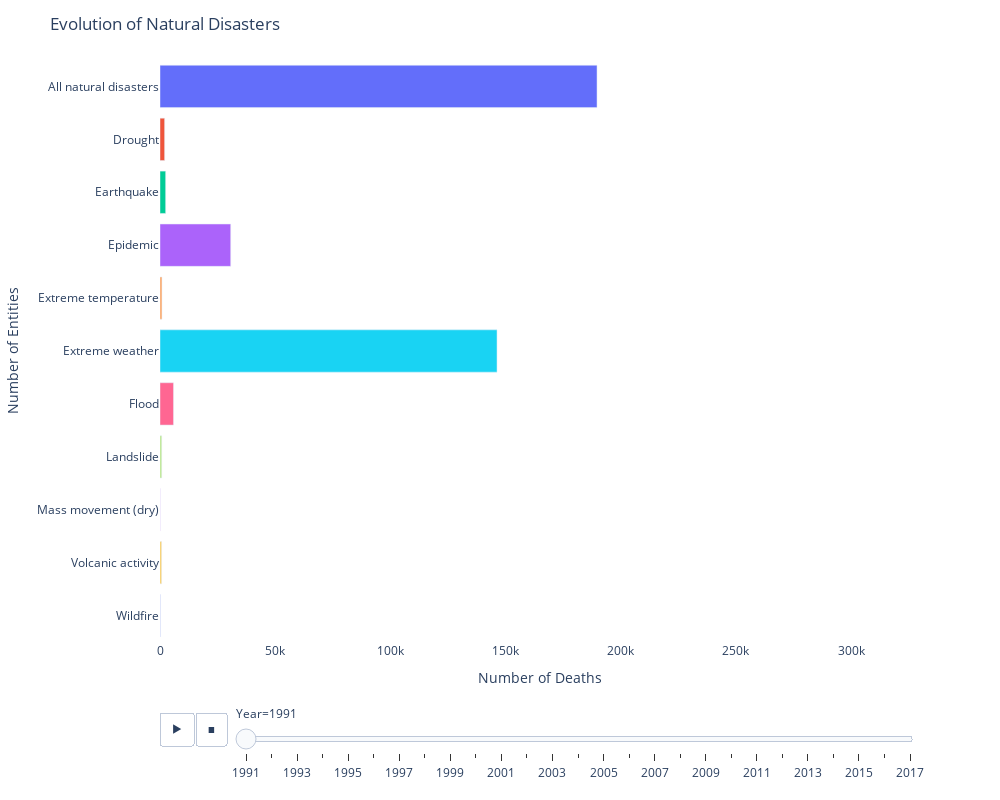

Notebook code for this chart:
### Markdown cell above
# 5 Visualisations to Level Up Your Data Story

[原文链接](https://towardsdatascience.com/5-visualisations-to-level-up-your-data-story-e131759c2f41)

[译文链接](https://mp.weixin.qq.com/s/7wWY41qrYW_t0CfgRCbgSA)

### Code cell
import plotly.express as px
from vega_datasets import data
df = data.disasters()
df = df[df.Year > 1990]
fig = px.bar(df,
             y="Entity",
             x="Deaths",
             animation_frame="Year",
             orientation='h' ,
             range_x=[0, df.Deaths.max()],
             color="Entity")
# improve aesthetics (size, grids etc.)
fig.update_layout(width=1000,
                  height=800,
                  xaxis_showgrid=False,
                  yaxis_showgrid=False,
                  paper_bgcolor= 'rgba(0,0,0,0)',
                  plot_bgcolor= 'rgba(0,0,0,0)',
                  title_text= 'Evolution of Natural Disasters',
                  showlegend=False)
fig.update_xaxes(title_text= 'Number of Deaths')
fig.update_yaxes(title_text= 'Number of Entities')
fig.show()

### Figure 1 — Plotly figure (JSON) as saved in the notebook; plotly's stock layout.template omitted (floating-point values rounded to 4 significant figures)
{"data": [{"alignmentgroup": "True", "hovertemplate": "Entity=%{y}<br>Year=1991<br>Deaths=%{x}<extra></extra>", "legendgroup": "All natural disasters", "marker": {"color": "#636efa"}, "name": "All natural disasters", "offsetgroup": "All natural disasters", "orientation": "h", "showlegend": true, "textposition": "auto", "type": "bar", "x": [189707], "xaxis": "x", "y": ["All natural disasters"], "yaxis": "y"}, {"alignmentgroup": "True", "hovertemplate": "Entity=%{y}<br>Year=1991<br>Deaths=%{x}<extra></extra>", "legendgroup": "Drought", "marker": {"color": "#EF553B"}, "name": "Drought", "offsetgroup": "Drought", "orientation": "h", "showlegend": true, "textposition": "auto", "type": "bar", "x": [2000], "xaxis": "x", "y": ["Drought"], "yaxis": "y"}, {"alignmentgroup": "True", "hovertemplate": "Entity=%{y}<br>Year=1991<br>Deaths=%{x}<extra></extra>", "legendgroup": "Earthquake", "marker": {"color": "#00cc96"}, "name": "Earthquake", "offsetgroup": "Earthquake", "orientation": "h", "showlegend": true, "textposition": "auto", "type": "bar", "x": [2454], "xaxis": "x", "y": ["Earthquake"], "yaxis": "y"}, {"alignmentgroup": "True", "hovertemplate": "Entity=%{y}<br>Year=1991<br>Deaths=%{x}<extra></extra>", "legendgroup": "Epidemic", "marker": {"color": "#ab63fa"}, "name": "Epidemic", "offsetgroup": "Epidemic", "orientation": "h", "showlegend": true, "textposition": "auto", "type": "bar", "x": [30682], "xaxis": "x", "y": ["Epidemic"], "yaxis": "y"}, {"alignmentgroup": "True", "hovertemplate": "Entity=%{y}<br>Year=1991<br>Deaths=%{x}<extra></extra>", "legendgroup": "Extreme temperature", "marker": {"color": "#FFA15A"}, "name": "Extreme temperature", "offsetgroup": "Extreme temperature", "orientation": "h", "showlegend": true, "textposition": "auto", "type": "bar", "x": [835], "xaxis": "x", "y": ["Extreme temperature"], "yaxis": "y"}, {"alignmentgroup": "True", "hovertemplate": "Entity=%{y}<br>Year=1991<br>Deaths=%{x}<extra></extra>", "legendgroup": "Extreme weather", "marker": {"color": "#19d3f3"}, "name": "Extreme weather", "offsetgroup": "Extreme weather", "orientation": "h", "showlegend": true, "textposition": "auto", "type": "bar", "x": [146297], "xaxis": "x", "y": ["Extreme weather"], "yaxis": "y"}, {"alignmentgroup": "True", "hovertemplate": "Entity=%{y}<br>Year=1991<br>Deaths=%{x}<extra></extra>", "legendgroup": "Flood", "marker": {"color": "#FF6692"}, "name": "Flood", "offsetgroup": "Flood", "orientation": "h", "showlegend": true, "textposition": "auto", "type": "bar", "x": [5852], "xaxis": "x", "y": ["Flood"], "yaxis": "y"}, {"alignmentgroup": "True", "hovertemplate": "Entity=%{y}<br>Year=1991<br>Deaths=%{x}<extra></extra>", "legendgroup": "Landslide", "marker": {"color": "#B6E880"}, "name": "Landslide", "offsetgroup": "Landslide", "orientation": "h", "showlegend": true, "textposition": "auto", "type": "bar", "x": [728], "xaxis": "x", "y": ["Landslide"], "yaxis": "y"}, {"alignmentgroup": "True", "hovertemplate": "Entity=%{y}<br>Year=1991<br>Deaths=%{x}<extra></extra>", "legendgroup": "Mass movement (dry)", "marker": {"color": "#FF97FF"}, "name": "Mass movement (dry)", "offsetgroup": "Mass movement (dry)", "orientation": "h", "showlegend": true, "textposition": "auto", "type": "bar", "x": [86], "xaxis": "x", "y": ["Mass movement (dry)"], "yaxis": "y"}, {"alignmentgroup": "True", "hovertemplate": "Entity=%{y}<br>Year=1991<br>Deaths=%{x}<extra></extra>", "legendgroup": "Volcanic activity", "marker": {"color": "#FECB52"}, "name": "Volcanic activity", "offsetgroup": "Volcanic activity", "orientation": "h", "showlegend": true, "textposition": "auto", "type": "bar", "x": [683], "xaxis": "x", "y": ["Volcanic activity"], "yaxis": "y"}, {"alignmentgroup": "True", "hovertemplate": "Entity=%{y}<br>Year=1991<br>Deaths=%{x}<extra></extra>", "legendgroup": "Wildfire", "marker": {"color": "#636efa"}, "name": "Wildfire", "offsetgroup": "Wildfire", "orientation": "h", "showlegend": true, "textposition": "auto", "type": "bar", "x": [90], "xaxis": "x", "y": ["Wildfire"], "yaxis": "y"}], "layout": {"barmode": "relative", "height": 800, "legend": {"title": {"text": "Entity"}, "tracegroupgap": 0}, "margin": {"t": 60}, "paper_bgcolor": "rgba(0,0,0,0)", "plot_bgcolor": "rgba(0,0,0,0)", "showlegend": false, "sliders": [{"active": 0, "currentvalue": {"prefix": "Year="}, "len": 0.9, "pad": {"b": 10, "t": 60}, "steps": [{"args": [["1991"], {"frame": {"duration": 0, "redraw": true}, "fromcurrent": true, "mode": "immediate", "transition": {"duration": 0, "easing": "linear"}}], "label": "1991", "method": "animate"}, {"args": [["1992"], {"frame": {"duration": 0, "redraw": true}, "fromcurrent": true, "mode": "immediate", "transition": {"duration": 0, "easing": "linear"}}], "label": "1992", "method": "animate"}, {"args": [["1993"], {"frame": {"duration": 0, "redraw": true}, "fromcurrent": true, "mode": "immediate", "transition": {"duration": 0, "easing": "linear"}}], "label": "1993", "method": "animate"}, {"args": [["1994"], {"frame": {"duration": 0, "redraw": true}, "fromcurrent": true, "mode": "immediate", "transition": {"duration": 0, "easing": "linear"}}], "label": "1994", "method": "animate"}, {"args": [["1995"], {"frame": {"duration": 0, "redraw": true}, "fromcurrent": true, "mode": "immediate", "transition": {"duration": 0, "easing": "linear"}}], "label": "1995", "method": "animate"}, {"args": [["1996"], {"frame": {"duration": 0, "redraw": true}, "fromcurrent": true, "mode": "immediate", "transition": {"duration": 0, "easing": "linear"}}], "label": "1996", "method": "animate"}, {"args": [["1997"], {"frame": {"duration": 0, "redraw": true}, "fromcurrent": true, "mode": "immediate", "transition": {"duration": 0, "easing": "linear"}}], "label": "1997", "method": "animate"}, {"args": [["1998"], {"frame": {"duration": 0, "redraw": true}, "fromcurrent": true, "mode": "immediate", "transition": {"duration": 0, "easing": "linear"}}], "label": "1998", "method": "animate"}, {"args": [["1999"], {"frame": {"duration": 0, "redraw": true}, "fromcurrent": true, "mode": "immediate", "transition": {"duration": 0, "easing": "linear"}}], "label": "1999", "method": "animate"}, {"args": [["2000"], {"frame": {"duration": 0, "redraw": true}, "fromcurrent": true, "mode": "immediate", "transition": {"duration": 0, "easing": "linear"}}], "label": "2000", "method": "animate"}, {"args": [["2001"], {"frame": {"duration": 0, "redraw": true}, "fromcurrent": true, "mode": "immediate", "transition": {"duration": 0, "easing": "linear"}}], "label": "2001", "method": "animate"}, {"args": [["2002"], {"frame": {"duration": 0, "redraw": true}, "fromcurrent": true, "mode": "immediate", "transition": {"duration": 0, "easing": "linear"}}], "label": "2002", "method": "animate"}, {"args": [["2003"], {"frame": {"duration": 0, "redraw": true}, "fromcurrent": true, "mode": "immediate", "transition": {"duration": 0, "easing": "linear"}}], "label": "2003", "method": "animate"}, {"args": [["2004"], {"frame": {"duration": 0, "redraw": true}, "fromcurrent": true, "mode": "immediate", "transition": {"duration": 0, "easing": "linear"}}], "label": "2004", "method": "animate"}, {"args": [["2005"], {"frame": {"duration": 0, "redraw": true}, "fromcurrent": true, "mode": "immediate", "transition": {"duration": 0, "easing": "linear"}}], "label": "2005", "method": "animate"}, {"args": [["2006"], {"frame": {"duration": 0, "redraw": true}, "fromcurrent": true, "mode": "immediate", "transition": {"duration": 0, "easing": "linear"}}], "label": "2006", "method": "animate"}, {"args": [["2007"], {"frame": {"duration": 0, "redraw": true}, "fromcurrent": true, "mode": "immediate", "transition": {"duration": 0, "easing": "linear"}}], "label": "2007", "method": "animate"}, {"args": [["2008"], {"frame": {"duration": 0, "redraw": true}, "fromcurrent": true, "mode": "immediate", "transition": {"duration": 0, "easing": "linear"}}], "label": "2008", "method": "animate"}, {"args": [["2009"], {"frame": {"duration": 0, "redraw": true}, "fromcurrent": true, "mode": "immediate", "transition": {"duration": 0, "easing": "linear"}}], "label": "2009", "method": "animate"}, {"args": [["2010"], {"frame": {"duration": 0, "redraw": true}, "fromcurrent": true, "mode": "immediate", "transition": {"duration": 0, "easing": "linear"}}], "label": "2010", "method": "animate"}, {"args": [["2011"], {"frame": {"duration": 0, "redraw": true}, "fromcurrent": true, "mode": "immediate", "transition": {"duration": 0, "easing": "linear"}}], "label": "2011", "method": "animate"}, {"args": [["2012"], {"frame": {"duration": 0, "redraw": true}, "fromcurrent": true, "mode": "immediate", "transition": {"duration": 0, "easing": "linear"}}], "label": "2012", "method": "animate"}, {"args": [["2013"], {"frame": {"duration": 0, "redraw": true}, "fromcurrent": true, "mode": "immediate", "transition": {"duration": 0, "easing": "linear"}}], "label": "2013", "method": "animate"}, {"args": [["2014"], {"frame": {"duration": 0, "redraw": true}, "fromcurrent": true, "mode": "immediate", "transition": {"duration": 0, "easing": "linear"}}], "label": "2014", "method": "animate"}, {"args": [["2015"], {"frame": {"duration": 0, "redraw": true}, "fromcurrent": true, "mode": "immediate", "transition": {"duration": 0, "easing": "linear"}}], "label": "2015", "method": "animate"}, {"args": [["2016"], {"frame": {"duration": 0, "redraw": true}, "fromcurrent": true, "mode": "immediate", "transition": {"duration": 0, "easing": "linear"}}], "label": "2016", "method": "animate"}, {"args": [["2017"], {"frame": {"duration": 0, "redraw": true}, "fromcurrent": true, "mode": "immediate", "transition": {"duration": 0, "easing": "linear"}}], "label": "2017", "method": "animate"}], "x": 0.1, "xanchor": "left", "y": 0, "yanchor": "top"}], "title": {"text": "Evolution of Natural Disasters"}, "updatemenus": [{"buttons": [{"args": [null, {"frame": {"duration": 500, "redraw": true}, "fromcurrent": true, "mode": "immediate", "transition": {"duration": 500, "easing": "linear"}}], "label": "&#9654;", "method": "animate"}, {"args": [[null], {"frame": {"duration": 0, "redraw": true}, "fromcurrent": true, "mode": "immediate", "transition": {"duration": 0, "easing": "linear"}}], "label": "&#9724;", "method": "animate"}], "direction": "left", "pad": {"r": 10, "t": 70}, "showactive": false, "type": "buttons", "x": 0.1, "xanchor": "right", "y": 0, "yanchor": "top"}], "width": 1000, "xaxis": {"anchor": "y", "domain": [0, 1], "range": [0, 329900], "showgrid": false, "title": {"text": "Number of Deaths"}}, "yaxis": {"anchor": "x", "categoryarray": ["Wildfire", "Volcanic activity", "Mass movement (dry)", "Landslide", "Flood", "Extreme weather", "Extreme temperature", "Epidemic", "Earthquake", "Drought", "All natural disasters"], "categoryorder": "array", "domain": [0, 1], "showgrid": false, "title": {"text": "Number of Entities"}}}}
